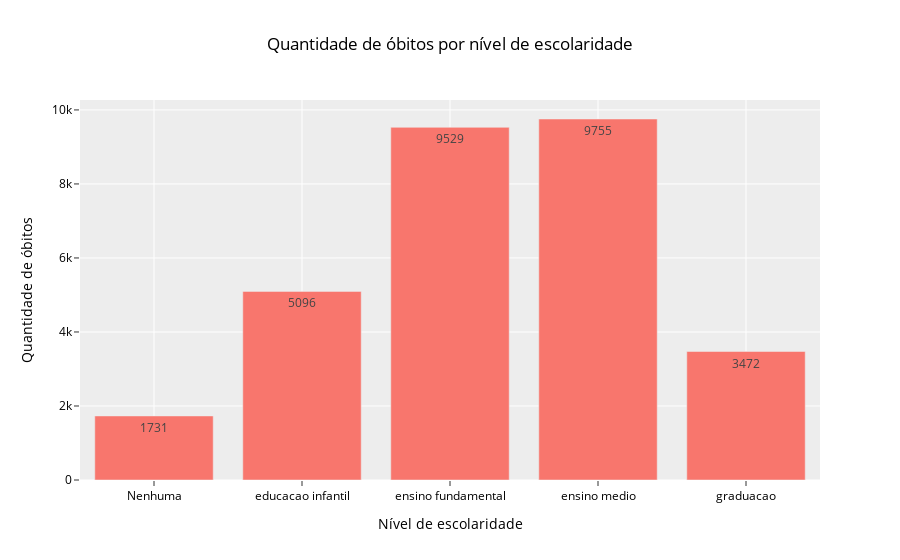

The notebook cell saved with this chart:
### Code cell
# criando o grafico de barra
fig = px.bar(
    df_escolaridade,
    x="escolaridade",
    y="qtd_obitos",
    title="Quantidade de óbitos por nível de escolaridade",
    template="ggplot2",
    text="qtd_obitos",
)

# nomeando os eixos
fig.update_layout(
    xaxis_title="Nível de escolaridade",
    yaxis_title="Quantidade de óbitos",
    font=dict(size=12, color="#000000"),
)

fig.show()

### Figure 1 — Plotly figure (JSON) as saved in the notebook; plotly's stock layout.template omitted (floating-point values rounded to 4 significant figures)
{"data": [{"alignmentgroup": "True", "hovertemplate": "escolaridade=%{x}<br>qtd_obitos=%{text}<extra></extra>", "legendgroup": "", "marker": {"color": "#F8766D", "pattern": {"shape": ""}}, "name": "", "offsetgroup": "", "orientation": "v", "showlegend": false, "text": [1731, 5096, 9529, 9755, 3472], "textposition": "auto", "type": "bar", "x": ["Nenhuma", "educacao infantil", "ensino fundamental", "ensino medio", "graduacao"], "xaxis": "x", "y": [1731, 5096, 9529, 9755, 3472], "yaxis": "y"}], "layout": {"barmode": "relative", "font": {"color": "#000000", "size": 12}, "legend": {"tracegroupgap": 0}, "title": {"text": "Quantidade de óbitos por nível de escolaridade"}, "xaxis": {"anchor": "y", "domain": [0, 1], "title": {"text": "Nível de escolaridade"}}, "yaxis": {"anchor": "x", "domain": [0, 1], "title": {"text": "Quantidade de óbitos"}}}}
